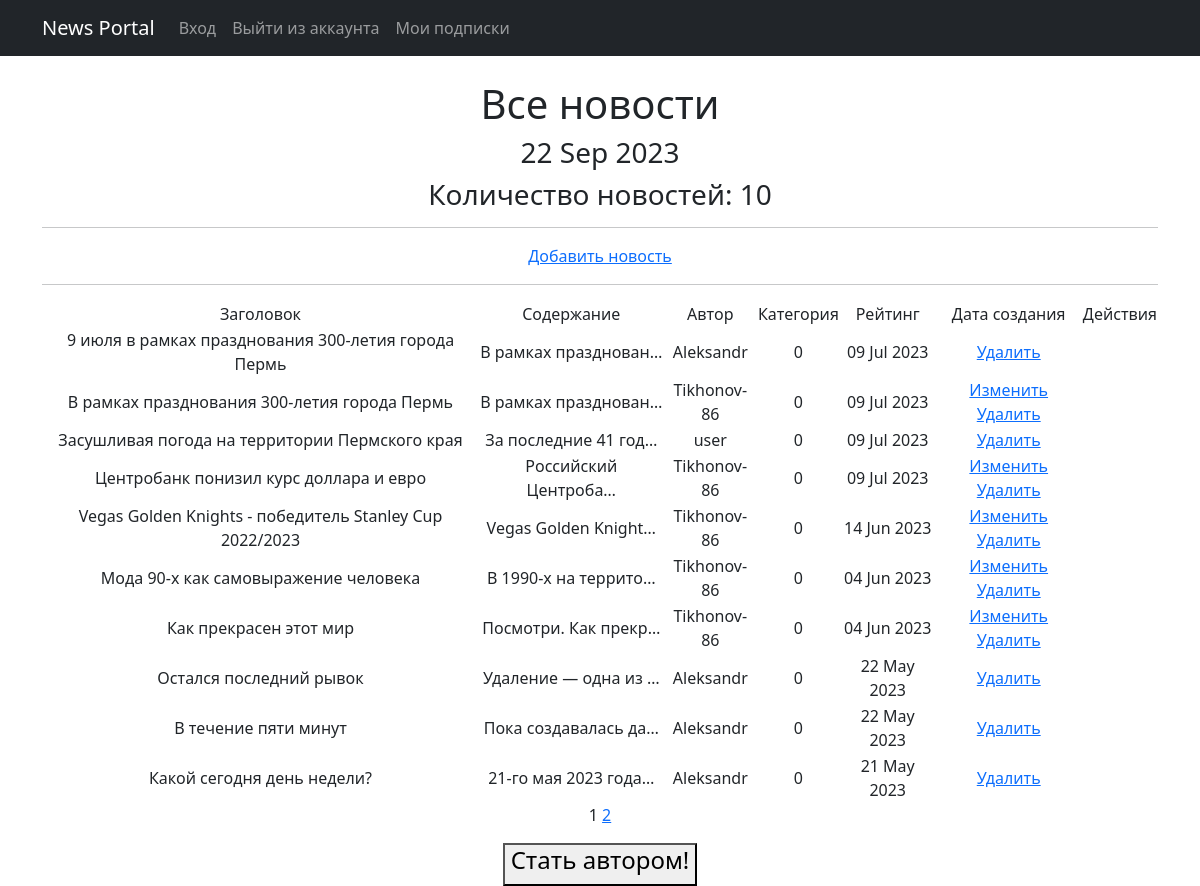
Screenshot of /article/ (signed in) with the database file from the repository.
### newsapp/models.py (models this page shows, shortened)
class Post(models.Model):
    author = models.ForeignKey(Author, on_delete=models.CASCADE)
    NEWS = 'NW'
    ARTICLE = 'AR'
    CATEGORY_CHOISES = (
        (NEWS, 'Новость'),
        (ARTICLE, 'Статья'),
    )
    categoryType = models.CharField(max_length=2, choices=CATEGORY_CHOISES, default=ARTICLE)
    dateCreation = models.DateTimeField(auto_now_add=True)
    postCategory = models.ManyToManyField(Category, through='PostCategory')
    title = models.CharField(max_length=128)
    text = models.TextField()
    rating = models.SmallIntegerField(default=0)

class Author(models.Model):
    authorUser = models.OneToOneField(User, on_delete=models.CASCADE)
    ratingAuthor = models.SmallIntegerField(default=0)

### newsapp/views.py (the view)
# urls.py: path('article/', views.ArticleList.as_view(), name='article_list'),
class ArticleList(ListView):
    model = Post
    ordering = '-dateCreation'
    template_name = 'news_list.html'
    context_object_name = 'Posts'
    paginate_by = 10

### newsapp/templatetags/censor_filter.py (called while the page is built)
@register.filter
def censor(value):
    words = value.split()
    result = []
    for word in words:
        if word in forbidden_words:
            result.append(word[0] + "*"*(len(word)-2) + word[-1])
        else:
            result.append(word)
    return " ".join(result)

### newsapp/templatetags/custom_tags.py (called while the page is built)
@register.simple_tag()
def current_time(format_string='%d %b %Y'):
   return datetime.utcnow().strftime(format_string)

@register.simple_tag(takes_context=True)
def url_replace(context, **kwargs):
   d = context['request'].GET.copy()
   for k, v in kwargs.items():
       d[k] = v
   return d.urlencode()

### templates/news_list.html (shortened to what this page needs)
{% extends 'flatpages/default.html' %}
{% load custom_tags %}
{% load censor_filter %}
{% block content %}
    <br>
    <h1>Все новости</h1>
    <h3>{% current_time '%d %b %Y' %}</h3>
    <h3>Количество новостей: {{ Posts|length }}</h3>
    <hr>
    {% if perms.newsapp.add_news %}
    <a href="{% url 'news_create' %}">Добавить новость</a>
    {% endif %}
    <hr>
    {% if Posts %}
        <table>
            <tr>
                <td>Заголовок</td>
                <td>Содержание</td>
                <td>Автор</td>
                <td>Категория</td>
                <td>Рейтинг</td>
                <td>Дата создания</td>
                {% if perms.newsapp.change_news or perms.newsapp.delete_news %}
                    <td>Действия</td>
                {% endif %}
            </tr>
            {% for Post in Posts %}
            <tr>
                <td>{{ Post.title|censor }}</td>
                <td>{{ Post.text|censor|truncatechars:20 }}</td>
                <td>{{ Post.author.authorUser }}</td>
                <td>{{ Post.rating }}</td>
                <td>{{ Post.dateCreation|date:'d M Y'}}</td>
                <td>
                    {% if Post.author == request.user.author %}
                    <a href="{% url 'news_update' pk=Post.id %}">Изменить</a>
                    {% endif %}
                    {% if perms.newsapp.delete_news %}
                    <a href="{% url 'news_delete' Post.id %}">Удалить</a>
                    {% endif %}
                </td>
            </tr>
            {% endfor %}
        </table>
    {% else %}
        <h2> Постов нет! </h2>
    {% endif %}
    {{ page_obj.number }}
    {% if page_obj.has_next %}
        <a href="?page={% url_replace page=page_obj.next_page_number %}">{{ page_obj.next_page_number }}</a>
    {% endif %}
    {% if not is_author %}
    <button>
        <a class="nav-link" href="{% url 'account_upgrade' %}">
            <h4>Cтать автором!</h4>
        </a>
    </button>
    {% endif %}
{% endblock content %}

### rows the page displays
Post: title|censor "9 июля в рамках празднования 300-летия города Пермь", text|censor "В рамках празднован…", author.authorUser "Aleksandr", rating "0", dateCreation "09 Jul 2023"
Post: title|censor "В рамках празднования 300-летия города Пермь", text|censor "В рамках празднован…", author.authorUser "Tikhonov-86", rating "0", dateCreation "09 Jul 2023", shows "Изменить"
Post: title|censor "Засушливая погода на территории Пермского края", text|censor "За последние 41 год…", author.authorUser "user", rating "0", dateCreation "09 Jul 2023"
Post: title|censor "Центробанк понизил курс доллара и евро", text|censor "Российский Центроба…", author.authorUser "Tikhonov-86", rating "0", dateCreation "09 Jul 2023", shows "Изменить"
Post: title|censor "Vegas Golden Knights - победитель Stanley Cup 2022/2023", text|censor "Vegas Golden Knight…", author.authorUser "Tikhonov-86", rating "0", dateCreation "14 Jun 2023", shows "Изменить"
Post: title|censor "Мода 90-х как самовыражение человека", text|censor "В 1990-х на террито…", author.authorUser "Tikhonov-86", rating "0", dateCreation "04 Jun 2023", shows "Изменить"
Post: title|censor "Как прекрасен этот мир", text|censor "Посмотри. Как прекр…", author.authorUser "Tikhonov-86", rating "0", dateCreation "04 Jun 2023", shows "Изменить"
Post: title|censor "Остался последний рывок", text|censor "Удаление — одна из …", author.authorUser "Aleksandr", rating "0", dateCreation "22 May 2023"
Post: title|censor "В течение пяти минут", text|censor "Пока создавалась да…", author.authorUser "Aleksandr", rating "0", dateCreation "22 May 2023"
Post: title|censor "Какой сегодня день недели?", text|censor "21-го мая 2023 года…", author.authorUser "Aleksandr", rating "0", dateCreation "21 May 2023"

### other values shown
{{ Posts|length }} "10"
{{ page_obj.number }} "1"
{{ page_obj.next_page_number }} "2"
